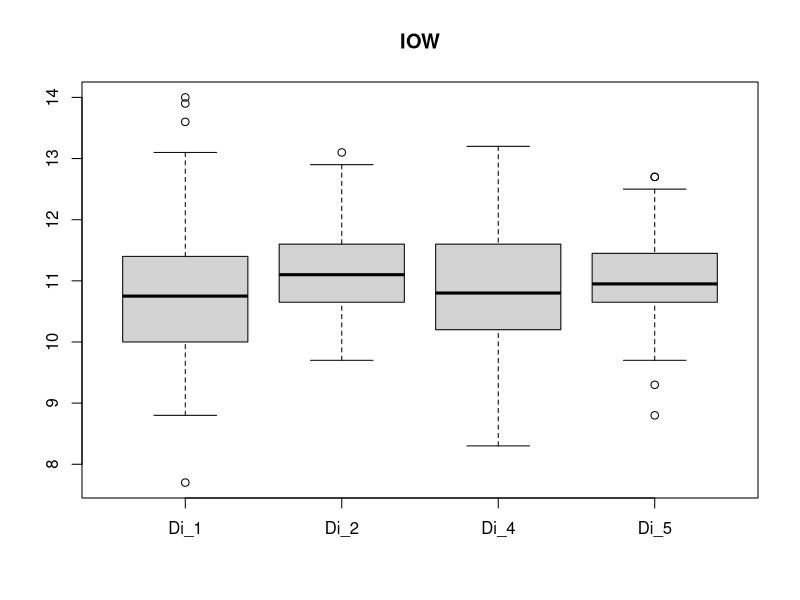

R code for this plot:
Di_1 <- c(12.6,10.3,11.0,10.1,10.6,11.3,9.5,11.0,12.0,10.0,11.8,8.8,9.6,10.8,9.9,11.0,11.9,9.5,11.7,9.8,10.4,11.3,11.3,11.8,11.2,11.0,13.1,10.0,9.0,10.0,14.0,10.4,7.7,11.4,10.0,10.5,10.2,10.4,9.9,9.8,9.6,13.6,11.1,9.5,13.0,13.9,10.7,11.1,10.8,11.8)
Di_2 <- c(9.8,11.2,11.0,10.6,10.7,10.0,13.1,12.3,10.7,9.7,11.2,10.8,11.7,11.2,10.7,11.8,10.5,12.5,12.0,11.6,12.2,11.6,10.1,11.7,10.2,11.3,10.7,10.5,10.6,10.2,12.4,10.0,10.7,11.6,10.6,12.2,10.4,11.2,11.2,11.6,12.6,10.7,11.2,11.0,11.1,10.8,10.9,11.3,12.9,11.1,11.0)
Di_4 <- c(10.4,11.4,10.2,11.9,12.6,12.1,11.8,10.0,11.6,10.8,11.1,11.4,9.7,12.1,9.7,9.3,9.4,10.6,10.4,10.7,9.1,12.2,10.7,10.6,9.9,13.2,10.5,10.3,10.0,9.2,11.1,10.4,10.0,11.1,12.2,10.8,11.9,10.9,11.5,8.3,11.4,9.9,11.5,10.05,11.7,11.9,11.1,10.3,10.5,11.0,11.2,11.8,12.7,10.5)
Di_5 <- c(12.7,10.8,12.1,10.9,11.0,10.7,11.6,12.5,11.3,11.0,10.6,11.3,12.7,10.9,11.2,8.8,10.7,9.3,9.9,9.7)
svg(filename = 'morpho_data/boxplotIOW.svg')
boxplot(Di_1, Di_2, Di_4, Di_5, names = c('Di_1', 'Di_2', 'Di_4', 'Di_5'), main = 'IOW')
dev.off()
